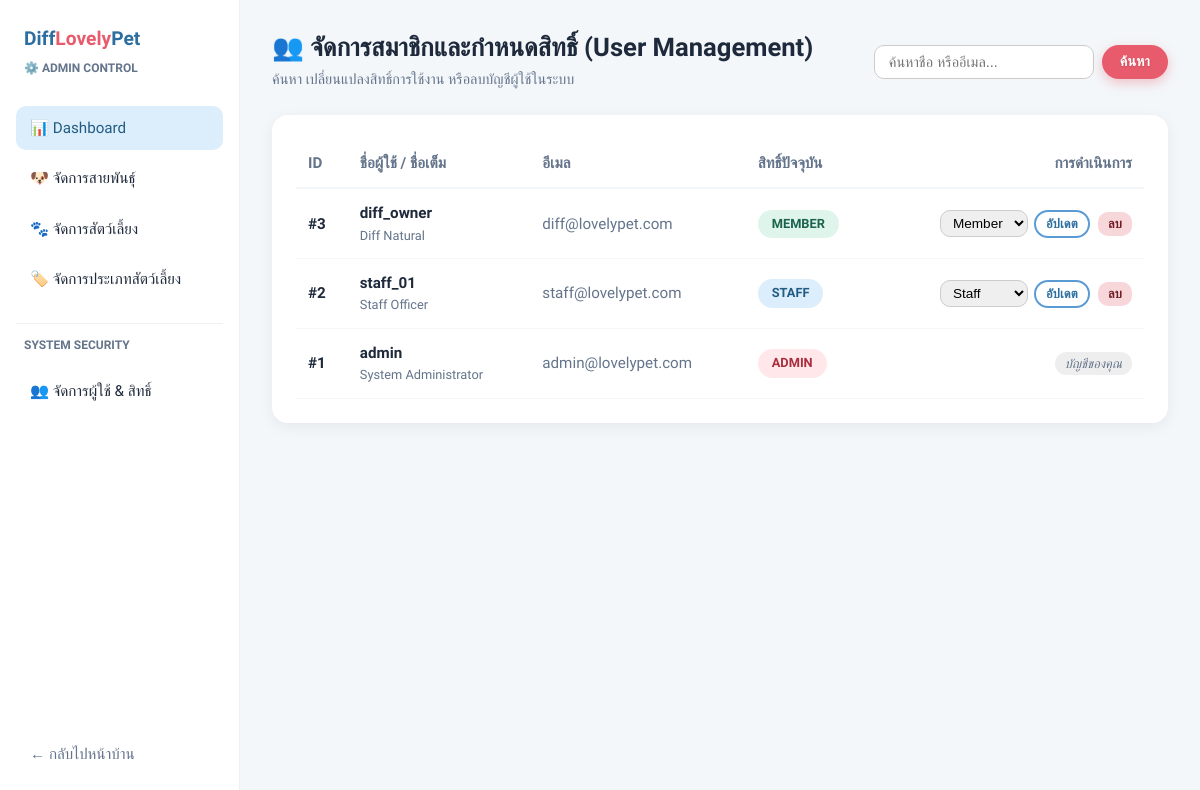
The app's page /apps/lovelypet/admin/users.php (signed in) with its own data.
### tables this page shows
CREATE TABLE IF NOT EXISTS `users` (
  `id` INT AUTO_INCREMENT PRIMARY KEY,
  `username` VARCHAR(50) NOT NULL UNIQUE,
  `password` VARCHAR(255) NOT NULL,
  `fullname` VARCHAR(100) NOT NULL,
  `email` VARCHAR(100) NOT NULL UNIQUE,
  `phone` VARCHAR(20) DEFAULT NULL,
  `role` ENUM('member', 'staff', 'admin') DEFAULT 'member',
  `created_at` TIMESTAMP DEFAULT CURRENT_TIMESTAMP
);

### apps/lovelypet/admin/users.php (called while the page is built, shortened)
<?php
require_once __DIR__ . '/../includes/db.php';
$search = trim($_GET['search'] ?? '');
$users  = [];
if ($pdo) {
    try {
        if ($search !== '') {
            $stmt = $pdo->prepare("SELECT * FROM users WHERE username LIKE :s OR fullname LIKE :s OR email LIKE :s ORDER BY id DESC");
            $stmt->execute([':s' => "%{$search}%"]);
        } else {
            $stmt = $pdo->query("SELECT * FROM users ORDER BY id DESC");
        }
        $users = $stmt->fetchAll(PDO::FETCH_ASSOC);
    } catch (PDOException $e) {
        $error = "ไม่สามารถดึงข้อมูลได้: " . $e->getMessage();
    }
}
require_once __DIR__ . '/includes/header.php';
require_once __DIR__ . '/views/users_content.php';
require_once __DIR__ . '/includes/footer.php';

### apps/lovelypet/admin/views/users_content.php (the view, shortened to what this page needs)
<div style="display: flex; justify-content: space-between; align-items: center; margin-bottom: 24px; flex-wrap: wrap; gap: 16px;">
  <div>
    <h2 style="margin: 0; font-size: 1.6rem;">👥 จัดการสมาชิกและกำหนดสิทธิ์ (User Management)</h2>
    <p style="margin: 4px 0 0; color: var(--text-muted); font-size: 0.9rem;">
      ค้นหา เปลี่ยนแปลงสิทธิ์การใช้งาน หรือลบบัญชีผู้ใช้ในระบบ
    </p>
  </div>
  <form method="get" style="display: flex; gap: 8px;">
    <input type="text" name="search" value="<?= h($search ?? '') ?>" placeholder="ค้นหาชื่อ หรืออีเมล..." style="padding: 8px 14px; border-radius: var(--radius-input); border: 1px solid #ccc; font-size: 0.9rem; width: 220px;">
    <button type="submit" class="btn btn-primary btn-sm">ค้นหา</button>
  </form>
</div>
<div style="background: var(--bg-surface); padding: 24px; border-radius: var(--radius-card); box-shadow: var(--shadow-card);">
  <div style="overflow-x: auto;">
    <table style="width: 100%; border-collapse: collapse; text-align: left; font-size: 0.95rem;">
      <thead>
        <tr style="border-bottom: 2px solid var(--bg-page); color: var(--text-muted);">
          <th style="padding: 12px;">ID</th>
          <th style="padding: 12px;">ชื่อผู้ใช้ / ชื่อเต็ม</th>
          <th style="padding: 12px;">อีเมล</th>
          <th style="padding: 12px;">สิทธิ์ปัจจุบัน</th>
          <th style="padding: 12px; text-align: right;">การดำเนินการ</th>
        </tr>
      </thead>
      <tbody>
        <?php if (!empty($users)): ?>
          <?php foreach ($users as $u): ?>
            <tr style="border-bottom: 1px solid var(--bg-page);">
              <td style="padding: 12px; font-weight: 600;">#<?= h((string)$u['id']) ?></td>
              <td style="padding: 12px;">
                <strong><?= h($u['username']) ?></strong>
                <div style="font-size: 0.8rem; color: var(--text-muted);"><?= h($u['fullname'] ?? '-') ?></div>
              </td>
              <td style="padding: 12px; color: var(--text-muted);"><?= h($u['email']) ?></td>
              <td style="padding: 12px;">
                <?php
                  $r = $u['role'] ?? 'member';
                  $badgeClass = ($r === 'admin') ? 'is-blocked' : (($r === 'staff') ? 'is-pending' : 'is-active');
                ?>
                <span class="status-badge <?= $badgeClass ?>"><?= strtoupper(h($r)) ?></span>
              </td>
              <td style="padding: 12px; text-align: right;">
                <?php if ((int)$u['id'] === (int)($_SESSION['member_id'] ?? 0)): ?>
                  <span style="font-size: 0.8rem; color: var(--text-muted); background: #eee; padding: 4px 10px; border-radius: 12px; font-style: italic;">
                    บัญชีของคุณ
                  </span>
                <?php else: ?>
                  <div style="display: inline-flex; gap: 8px; align-items: center;">
                    <form method="post" style="display: inline-flex; gap: 6px; align-items: center;">
                      <select name="new_role" style="padding: 4px 8px; border-radius: var(--radius-input); border: 1px solid #ccc; font-size: 0.85rem;">
                        <option value="member" <?= $r === 'member' ? 'selected' : '' ?>>Member</option>
                        <option value="staff" <?= $r === 'staff' ? 'selected' : '' ?>>Staff</option>
                      </select>
                      <button type="submit" class="btn btn-secondary btn-sm" style="padding: 4px 10px; font-size: 0.8rem;">อัปเดต</button>
                    </form>
                    <form method="post" onsubmit="return confirm('คุณแน่ใจหรือไม่ว่าต้องการลบผู้ใช้นี้?');" style="display: inline;">
                      <button type="submit" class="btn btn-sm" style="background: #f8d7da; color: #721c24; border: none; padding: 4px 10px; border-radius: var(--radius-input); font-size: 0.8rem; cursor: pointer;">ลบ</button>
                    </form>
                  </div>
                <?php endif; ?>
              </td>
            </tr>
          <?php endforeach; ?>
        <?php else: ?>
          <tr>
            <td colspan="5" style="padding: 20px; text-align: center; color: var(--text-muted);">ไม่พบข้อมูลสมาชิกในระบบ</td>
          </tr>
        <?php endif; ?>
      </tbody>
    </table>
  </div>
</div>

### apps/lovelypet/admin/includes/header.php (shortened to what this page needs)
<?php
if (!function_exists('h')) {
    function h(?string $value): string {
        return htmlspecialchars((string)$value, ENT_QUOTES, 'UTF-8');
    }
}
?>
<!DOCTYPE html>
<html lang="th">
<head>
<link rel="stylesheet" href="/public/assets/style.css">
</head>
<body>
<div class="admin-wrapper">
  <?php
  $sidebar_path = __DIR__ . '/sidebar.php';
  if (file_exists($sidebar_path)) {
      require_once $sidebar_path;
  }
  ?>
  <main class="admin-main">

### apps/lovelypet/admin/includes/sidebar.php (shortened to what this page needs)
<?php
$current_role = $_SESSION['role'] ?? 'member';
$current_page = $_GET['page'] ?? 'overview';
?>
<aside class="admin-sidebar">
  <div>
    <div style="margin-bottom: 28px; padding-left: 8px;">
      <a href="/index.php" class="brand" style="font-size: 1.2rem;">Diff<span>Lovely</span>Pet</a>
      <div style="font-size: 0.75rem; color: var(--text-muted); margin-top: 4px; font-weight: 600;">
        ⚙️ <?= strtoupper(h($current_role)) ?> CONTROL
      </div>
    </div>
    <nav class="admin-nav">
      <ul style="display: flex; flex-direction: column; gap: 6px; list-style: none; padding: 0; margin: 0;">
        <li>
          <a href="/admin/dashboard.php?page=overview" class="admin-nav-item <?= $current_page === 'overview' ? 'active' : '' ?>">
            📊 Dashboard
          </a>
        </li>
        <li>
          <a href="/admin/dashboard.php?page=breeds" class="admin-nav-item <?= $current_page === 'breeds' ? 'active' : '' ?>">
            🐶 จัดการสายพันธุ์
          </a>
        </li>
        <li>
          <a href="/admin/dashboard.php?page=pets" class="admin-nav-item <?= $current_page === 'pets' ? 'active' : '' ?>">
            🐾 จัดการสัตว์เลี้ยง
          </a>
        </li>
        <li>
          <a href="/admin/dashboard.php?page=pet_types" class="admin-nav-item <?= $current_page === 'pet_types' ? 'active' : '' ?>">
            🏷️ จัดการประเภทสัตว์เลี้ยง
          </a>
        </li>
        <?php if ($current_role === 'admin'): ?>
          <li style="margin-top: 16px; padding-top: 12px; border-top: 1px solid rgba(44, 62, 80, 0.08);">
            <small style="color: var(--text-muted); padding-left: 8px; font-size: 0.75rem; font-weight: 700; display: block; margin-bottom: 8px;">SYSTEM SECURITY</small>
          </li>
          <li>
            <a href="/admin/dashboard.php?page=users" class="admin-nav-item <?= $current_page === 'users' ? 'active' : '' ?>">
              👥 จัดการผู้ใช้ & สิทธิ์
            </a>
          </li>
        <?php endif; ?>
      </ul>
    </nav>
  </div>
  <div>
    <a href="/index.php" class="admin-nav-item" style="color: var(--text-muted);">
      ← กลับไปหน้าบ้าน
    </a>
  </div>
</aside>

### apps/lovelypet/admin/includes/footer.php (shortened to what this page needs)
  </main>
</div>
</body>
</html>

### apps/lovelypet/public/assets/style.css (style rules this page uses)
:root { --color-primary: #5A9BD4; --color-primary-dark: #2C6E9F; --color-primary-light: #EBF4FC; --color-accent: #E85B6C; --color-accent-dark: #C93D4E; --bg-page: #F3F7FA; --bg-surface: #FFFFFF; --bg-row-hover: #EBF2F7; --text-main: #1E293B; --text-muted: #64748B; --text-on-accent: #FFFFFF; --pastel-blue: #DCEEFB; --pastel-pink: #FFE7EA; --pastel-mint: #DFF5EC; --pastel-blue-text: #225C84; --pastel-pink-text: #A82E3E; --pastel-mint-text: #1B634D; --rank-gold: #D99B00; --rank-gold-bg: #FFF8E6; --rank-silver: #788B9B; --rank-silver-bg: #F0F4F7; --rank-bronze: #B86B35; --rank-bronze-bg: #FAF0E8; --radius-card: 16px; --radius-input: 10px; --radius-pill: 999px; --shadow-card: 0 4px 16px rgba(15, 23, 42, 0.06); --shadow-card-hover: 0 12px 28px rgba(15, 23, 42, 0.12); --font-main: 'Prompt', 'Plus Jakarta Sans', system-ui, sans-serif; --container-width: 1180px; }
*, *::before, *::after { box-sizing: border-box; }
html { scroll-behavior: smooth; }
body { margin: 0; font-family: var(--font-main); color: var(--text-main); background: var(--bg-page); line-height: 1.6; -webkit-font-smoothing: antialiased; }
a { color: inherit; text-decoration: none; }
ul { list-style: none; margin: 0; padding: 0; }
button { font-family: inherit; cursor: pointer; }
input, select, button { font-size: 1rem; }
h1, h2, h3 { margin: 0 0 12px; font-weight: 700; line-height: 1.25; color: var(--text-main); }
h2 { font-size: clamp(1.5rem, 2.5vw, 2rem); }
p { margin: 0 0 12px; color: var(--text-muted); max-width: 62ch; font-weight: 400; }
.brand { font-weight: 800; font-size: 1.45rem; color: var(--color-primary-dark); white-space: nowrap; flex-shrink: 0; }
.brand span { color: var(--color-accent); }
.btn { display: inline-flex; align-items: center; justify-content: center; gap: 8px; padding: 10px 22px; border-radius: var(--radius-pill); border: 2px solid transparent; font-weight: 700; letter-spacing: 0.2px; transition: transform 0.15s ease, box-shadow 0.15s ease, background 0.15s ease; white-space: nowrap; }
.btn-primary { background: var(--color-accent); color: #FFFFFF !important; box-shadow: 0 4px 12px rgba(232, 91, 108, 0.35); text-shadow: 0 1px 2px rgba(0, 0, 0, 0.15); }
.btn-secondary { background: #FFFFFF; color: var(--color-primary-dark) !important; border-color: var(--color-primary); }
.btn-sm { padding: 6px 16px; font-size: 0.88rem; }
.status-badge { display: inline-block; padding: 4px 14px; border-radius: var(--radius-pill); font-size: 0.8rem; font-weight: 700; }
.status-badge.is-active { background: var(--pastel-mint); color: var(--pastel-mint-text); }
.status-badge.is-pending { background: var(--pastel-blue); color: var(--pastel-blue-text); }
.status-badge.is-blocked { background: var(--pastel-pink); color: var(--pastel-pink-text); }

### apps/lovelypet/admin/includes/header.php (style rules this page uses)
.admin-wrapper { display: flex; min-height: 100vh; background: var(--bg-page); }
.admin-sidebar { width: 240px; flex-shrink: 0; background: var(--bg-surface); border-right: 1px solid rgba(44, 62, 80, 0.08); padding: 24px 16px; display: flex; flex-direction: column; justify-content: space-between; }
.admin-main { flex: 1; padding: 32px; overflow-x: hidden; }
.admin-nav-item { display: flex; align-items: center; gap: 10px; padding: 10px 14px; border-radius: var(--radius-input); color: var(--text-main); text-decoration: none; font-weight: 500; font-size: 0.95rem; transition: background 0.2s; }
.admin-nav-item:hover, .admin-nav-item.active { background: var(--pastel-blue); color: var(--pastel-blue-text); }

### records on screen
users: id "3", username "diff_owner", fullname "Diff Natural", email "diff@lovelypet.com", role "MEMBER", new_role "Member"
users: id "2", username "staff_01", fullname "Staff Officer", email "staff@lovelypet.com", role "STAFF", new_role "Staff"
users: id "1", username "admin", fullname "System Administrator", email "admin@lovelypet.com", role "ADMIN", shows "บัญชีของคุณ"

### other values on screen
$current_role "ADMIN"
